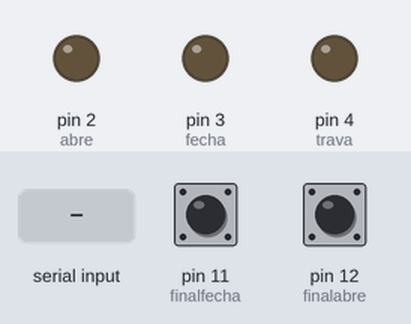
The sketch below on a simulated Arduino Uno, built with avr-gcc and run on an emulated ATmega328P. On the bench: output pins drawn as LEDs (lit = HIGH). The test bench sets the inputs (shaded band); at power-on: pin 11 (finalfecha) HIGH, pin 12 (finalabre) HIGH.

Above: at 1.2 s.
1.3 s: "A@b#r$i*r&;" received over the second serial link
At 3.0 s:
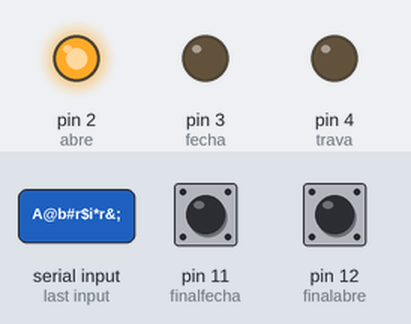
3.3 s: "parar;" received over the second serial link
At 4.1 s:
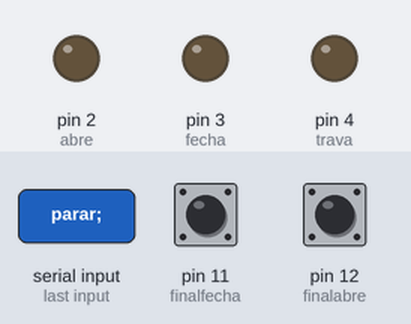
4.8 s: "f$e+C=h!a%r#;" received over the second serial link
At 5.2 s:
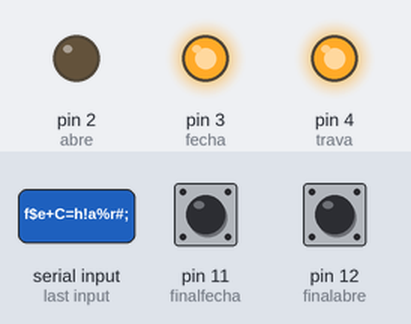
6.3 s: pin 11 (finalfecha) pulled LOW for 0.15 s
At 7.1 s:
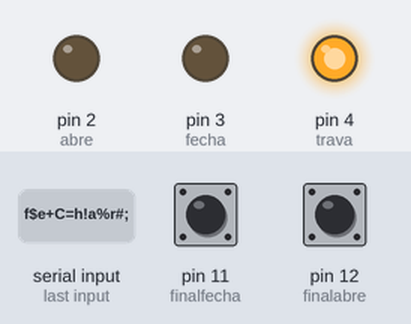
Timing chart, 0 to 9.3 s (numbered marks = the images above; inputs shaded):
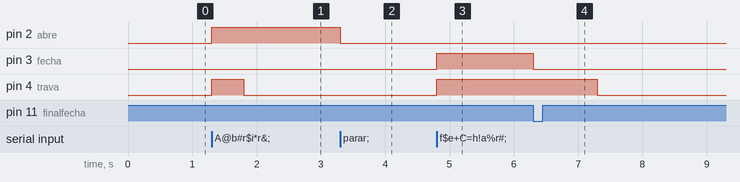

Measured:
- after the input at 1.3 s, pin 2 (abre): LOW → HIGH at once; pin 4 (trava): LOW → HIGH at once, → LOW 0.50 s later
- after the input at 3.3 s, pin 2 (abre): HIGH → LOW at once
- after the input at 4.8 s, pin 3 (fecha), pin 4 (trava): LOW → HIGH at once
- after the input at 6.3 s, pin 3 (fecha): HIGH → LOW at once; pin 4 (trava): HIGH → LOW after 1.0 s

The sketch:

codigo_final_do_pot_o_11_01_2022.ino
```cpp
#define abre 2 //acionar o motor para abrir
#define fecha 3 //acionar o motor para fechar
#define trava 4 //travar ou destravar a tranca
#define finalabre 12 //fim de curso da abertura
#define finalfecha 11//fim de curso do fechamento

#include <SoftwareSerial.h>// inclui a bibliotea para a comunicação bluetooth
SoftwareSerial btSerial(5, 6); // RX, TX

//a variavel verificacao serve para  verificar a condição atual ou seja o processo que está em andamento e com isso permitir que seja
//executada somente uma unica função por vez
byte verificacao = 0;
byte verif_abre = 0;
byte verif_fecha = 0;

static bool liga = HIGH; // variaveis estaticas para facilitar os comandos seguintes
static bool desliga = LOW; // variaveis estaticas para facilitar os comandos seguintes

void setup()
{
    pinMode(abre, OUTPUT);
    pinMode(fecha, OUTPUT);
    pinMode(trava, OUTPUT);
    pinMode(finalabre ,INPUT_PULLUP);
    pinMode(finalfecha,INPUT_PULLUP);

    //inicialmente todos os dispositivos ficam desligados, ou seja, em LOW

    digitalWrite(abre,LOW);
    digitalWrite(fecha,LOW);
    digitalWrite(trava,LOW);

    btSerial.begin(9600);
}

void loop()
{
    bluetooth();
    travas();

}

void bluetooth()
{
    static String btComando;//variavel que guarda as informações que vêm do app via bluetooth


    while (btSerial.available())
          {
          char comandoChega = btSerial.read();
          btComando += char( comandoChega );
            if (comandoChega == ';')
            {
//A@b#r$i*r&; é uma rash usada para que o portão não seja controlado por qualquer app
               if (btComando == "A@b#r$i*r&;")
               {
                if(verificacao == 2)
                {
                return;
                }
                if(verificacao != 2 )
                {
                digitalWrite(abre, liga);
                digitalWrite(trava, liga);
                delay(500);
                digitalWrite(trava, desliga);
                verificacao = 1;
                verif_abre = 1;
                }
               }
//e f$e+C=h!a%r#; é uma rash usada para que o portão não seja controlado por qualquer app
               if (btComando == "f$e+C=h!a%r#;")
               {
               if(verificacao == 1)
               {
               return;
               }
               if(verificacao != 1 )
               {
               digitalWrite(fecha, liga);
               digitalWrite(trava, liga);
               }
               verificacao = 2;
               verif_fecha = 1;
               }
//A função parar finaliza por imediato todos os processos que estão em execução.
               if(btComando == "parar;")
               {
                if(verificacao == 1)
                {
                 digitalWrite(abre, desliga);
                 digitalWrite(fecha, desliga);
                 digitalWrite(trava, desliga);
                 verificacao = 0;
                }
                  if(verificacao == 2)
                {
                 digitalWrite(abre, desliga);
                 digitalWrite(fecha, desliga);
                 digitalWrite(trava, desliga);
                 verificacao = 0;
                }
               }
               btComando = "";
        }
    }
}
// função responsável pelo fim de curso do motor, irão receber um sinal para processar o fim de curso do motor, e assim  fazendo
//o desligamento ou o acionamento da trava
void travas()
{
    if(verif_abre == 1)
    {
      if(digitalRead(finalabre) == LOW)
      {
         digitalWrite(abre, desliga);
         verificacao = 0;
         verif_abre = 0;
      }
    }
    if(verif_fecha == 1)
    {
            if(digitalRead(finalfecha) == LOW)
            {
            digitalWrite(fecha, desliga);
            delay(1000);
            digitalWrite(trava, desliga);
            verificacao = 0;
            verif_fecha = 0;
            }
    }
}
```
